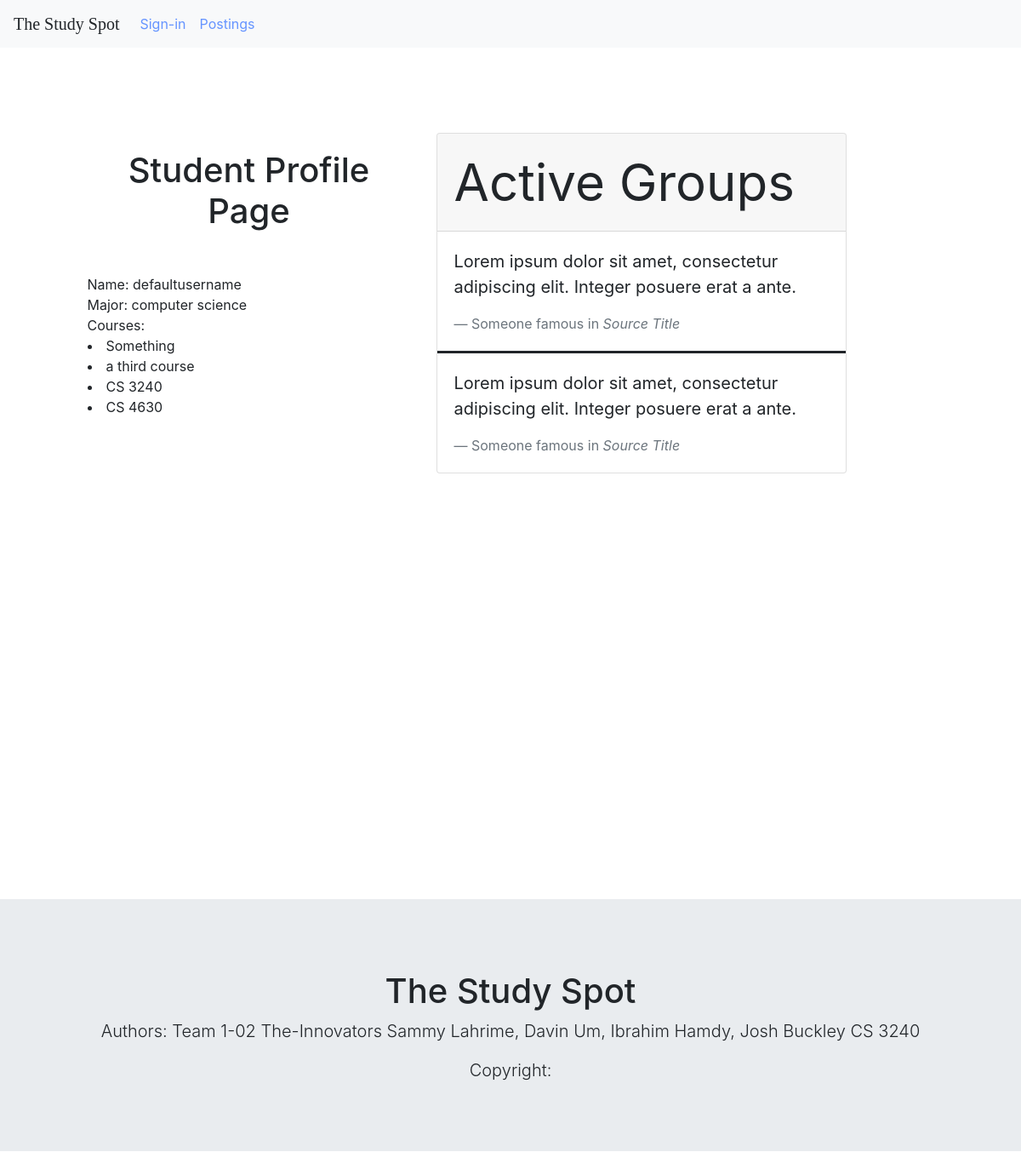
The page /4/profile_page/ (signed in) on the database its author committed.
### StudyForum/models.py (models this page shows)
class User(AbstractUser):
    year = models.CharField(max_length = 100, default='third year')
    major = models.CharField(max_length = 100, default="computer science")
    courses = models.ManyToManyField(Course)

class Course(models.Model):
    rating = models.IntegerField(default=0)
    name = models.CharField(max_length=12, default="na", unique=True)
    professor = models.CharField(max_length=30, default="na")

### StudyForum/views.py (the view)
# urls.py: path('<int:id>/profile_page/', views.profile_page, name = 'profile_page'),
def profile_page(request, id):
    profile = User.objects.get(id=id)
    return render(request, 'studyforum/profile_page.html', {'profile': profile})

### StudyForum/templates/studyforum/profile_page.html
{% extends './global_template.html' %}
{% block content %}
<div class="row" style = "margin-top:100px">
    <div class="col-md-1">
    </div>
    <div class="col-md-4">
        <h1>Student Profile Page</h1>
        <div style = "margin-top:50px">
        <div class="p">
            Name: {{profile.username}}
        </div>
        <div class="p">
            Major: {{profile.major}}
        </div>
        <div class="p">
            Courses:
            {% for course in user.courses.all %}
            <li>{{course.name}}</li>
            {% endfor %}
        </div>
        </div>
    </div>
    <div class="col-md-5">
<div class="card">
  <div class="card-header" style = "font-size:60px">
    Active Groups
  </div>
  <div class="card-body" style = "border-bottom:solid">
    <blockquote class="blockquote mb-0">
      <p>Lorem ipsum dolor sit amet, consectetur adipiscing elit. Integer posuere erat a ante.</p>
      <footer class="blockquote-footer">Someone famous in <cite title="Source Title">Source Title</cite></footer>
    </blockquote>
  </div>
    <div class="card-body">
    <blockquote class="blockquote mb-0">
      <p>Lorem ipsum dolor sit amet, consectetur adipiscing elit. Integer posuere erat a ante.</p>
      <footer class="blockquote-footer">Someone famous in <cite title="Source Title">Source Title</cite></footer>
    </blockquote>
  </div>
</div>
    </div>
    <div class="col-md-1">
    </div>
</div>
{% endblock %}

### StudyForum/static/css/main.css (style rules this page uses)
h1 { text-align: center; margin-top:20px; }

### rows shown on the page
User: username "defaultusername", major "computer science"
Course: name "Something"
Course: name "a third course"
Course: name "CS 3240"
Course: name "CS 4630"
